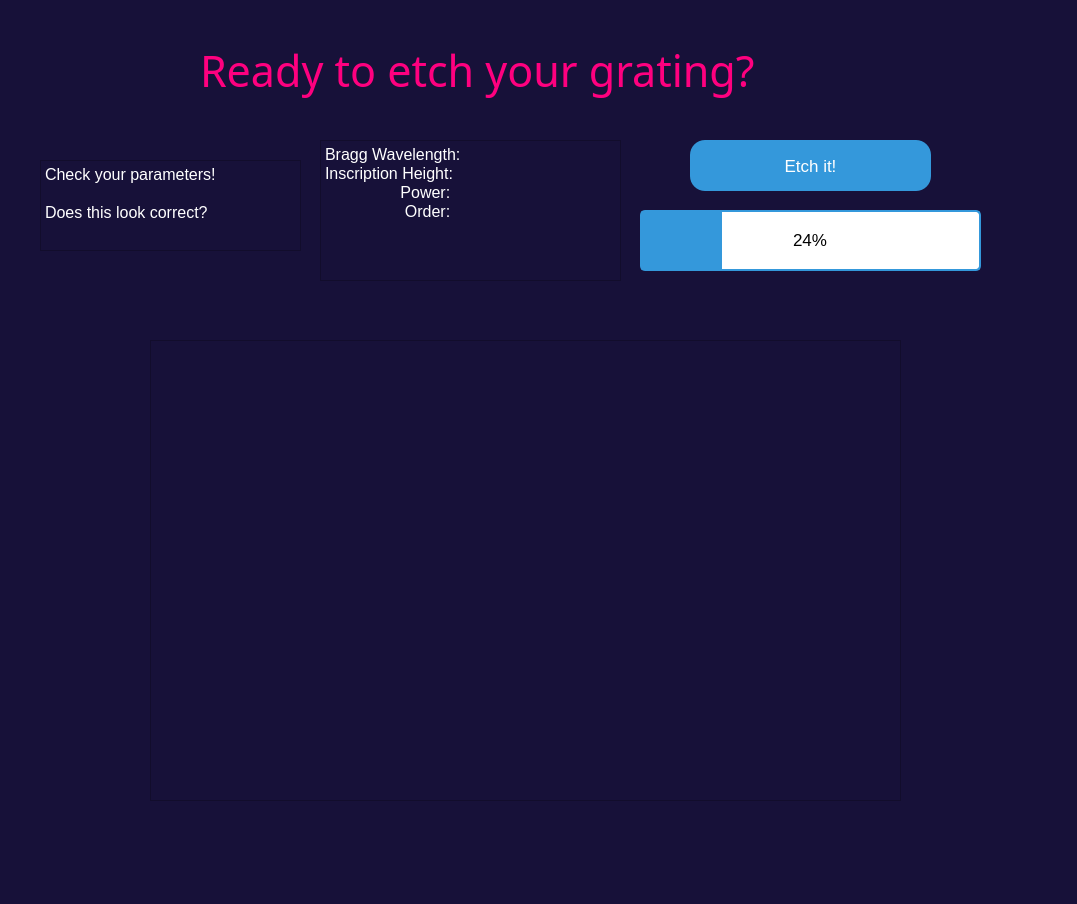
<?xml version="1.0" encoding="UTF-8"?>
<ui version="4.0">
 <class>Form</class>
 <widget class="QWidget" name="Form">
  <property name="geometry">
   <rect>
    <x>0</x>
    <y>0</y>
    <width>1077</width>
    <height>904</height>
   </rect>
  </property>
  <property name="windowTitle">
   <string>Form</string>
  </property>
  <property name="styleSheet">
   <string notr="true">QWidget{

background-color:rgb(23, 17, 57)
}</string>
  </property>
  <widget class="QLabel" name="label_2">
   <property name="geometry">
    <rect>
     <x>200</x>
     <y>20</y>
     <width>661</width>
     <height>101</height>
    </rect>
   </property>
   <property name="font">
    <font>
     <family>STCaiyun</family>
     <pointsize>32</pointsize>
    </font>
   </property>
   <property name="styleSheet">
    <string notr="true">QLabel{
color:rgb(255, 0, 127)
}</string>
   </property>
   <property name="text">
    <string>Ready to etch your grating?</string>
   </property>
  </widget>
  <widget class="QPushButton" name="pushButton">
   <property name="geometry">
    <rect>
     <x>690</x>
     <y>140</y>
     <width>241</width>
     <height>51</height>
    </rect>
   </property>
   <property name="font">
    <font>
     <pointsize>13</pointsize>
    </font>
   </property>
   <property name="styleSheet">
    <string notr="true">QPushButton {
    background-color: #3498db; /* Blue background color */
    color: #ffffff; /* White text color */
    border-radius: 15px; /* Rounded corners */
    padding: 10px; /* Padding around the content */
    width: 100px; /* Set a specific width */
    height: 40px; /* Set a specific height */
}</string>
   </property>
   <property name="text">
    <string>Etch it!</string>
   </property>
  </widget>
  <widget class="QProgressBar" name="progressBar">
   <property name="geometry">
    <rect>
     <x>640</x>
     <y>210</y>
     <width>341</width>
     <height>61</height>
    </rect>
   </property>
   <property name="font">
    <font>
     <pointsize>13</pointsize>
    </font>
   </property>
   <property name="styleSheet">
    <string notr="true">QProgressBar {
    border: 2px solid #3498db;
    border-radius: 5px;
    background-color: white;
	text-align: center;

}
QProgressBar::chunk {
    background-color: #3498db;
    width: 20px; /* Set the width of the progress indicator */
	
}</string>
   </property>
   <property name="value">
    <number>24</number>
   </property>
  </widget>
  <widget class="QPlainTextEdit" name="plainTextEdit">
   <property name="geometry">
    <rect>
     <x>40</x>
     <y>160</y>
     <width>261</width>
     <height>91</height>
    </rect>
   </property>
   <property name="font">
    <font>
     <pointsize>12</pointsize>
    </font>
   </property>
   <property name="styleSheet">
    <string notr="true">QPlainTextEdit {
    color: white;
}</string>
   </property>
   <property name="plainText">
    <string>Check your parameters!

Does this look correct?</string>
   </property>
  </widget>
  <widget class="QPlainTextEdit" name="plainTextEdit_2">
   <property name="geometry">
    <rect>
     <x>320</x>
     <y>140</y>
     <width>301</width>
     <height>141</height>
    </rect>
   </property>
   <property name="font">
    <font>
     <pointsize>12</pointsize>
    </font>
   </property>
   <property name="styleSheet">
    <string notr="true">QPlainTextEdit {
    color: white;
}</string>
   </property>
   <property name="plainText">
    <string>Bragg Wavelength:
Inscription Height:
                 Power:
                  Order:
</string>
   </property>
  </widget>
  <widget class="QGraphicsView" name="graphicsView">
   <property name="geometry">
    <rect>
     <x>150</x>
     <y>340</y>
     <width>751</width>
     <height>461</height>
    </rect>
   </property>
  </widget>
 </widget>
 <resources/>
 <connections/>
</ui>
